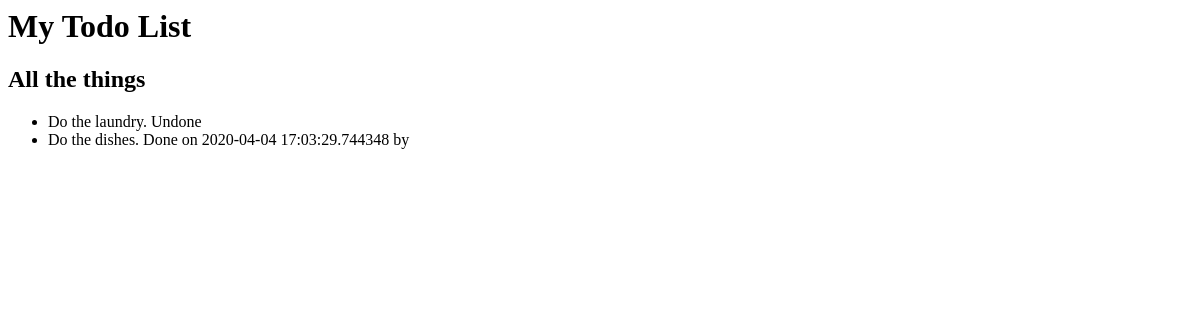
/all, run on an earlier commit of the app's database.
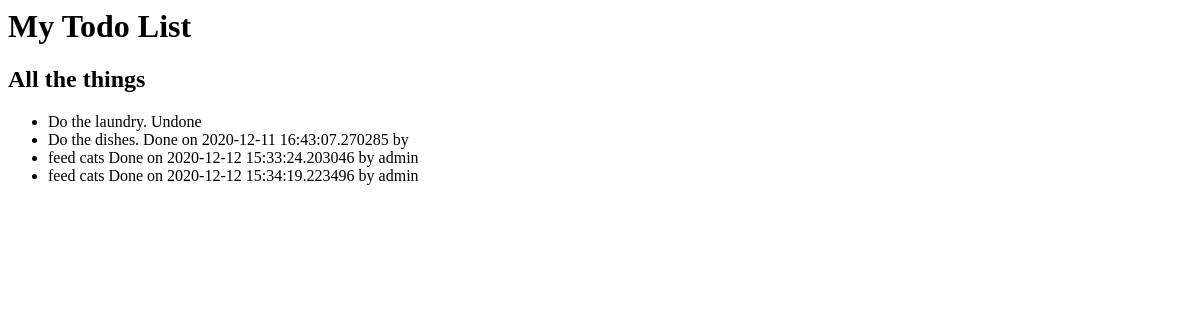
And on a later commit of the database.
### model.py (models this page shows)
class Task(Model):
    name = CharField()
    performed = DateTimeField(null=True)
    performed_by = ForeignKeyField(model=User, null=True)
    class Meta:
        database = db

class User(Model):
    name = CharField(max_length=255, unique=True)
    password = CharField(max_length=255)
    class Meta:
        database = db

### main.py (the view)
@app.route('/all')
def all_tasks():
    return render_template('all.jinja2', tasks=Task.select())

### templates/all.jinja2
{% extends 'base.jinja2' %}
{% block subtitle %}All the things{% endblock subtitle %}
{% block content %}
<ul>
    {% for task in tasks %}
    <li>
        {{ task.name }} {% if task.performed %}Done on {{ task.performed }} by {{ task.performed_by.name }}{% else %} Undone {% endif %}
    </li>
    {% endfor %}
</ul>
{% endblock content %}

### templates/base.jinja2 (shortened to what this page needs)
<html>
<head>
</head>
<body>
    <h1>My Todo List</h1>
    <h2>{% block subtitle %} {% endblock subtitle %}</h2>
    {% block content %} {% endblock content %}
</body>
</html>

What changed in the data, as far as the page shows it:
changed Task "Do the dishes.": performed "2020-04-04 17:03:29.744348" → "2020-12-11 16:43:07.270285"
added Task: name "feed cats", performed "2020-12-12 15:33:24.203046", performed_by.name "admin"
added Task: name "feed cats", performed "2020-12-12 15:34:19.223496", performed_by.name "admin"
